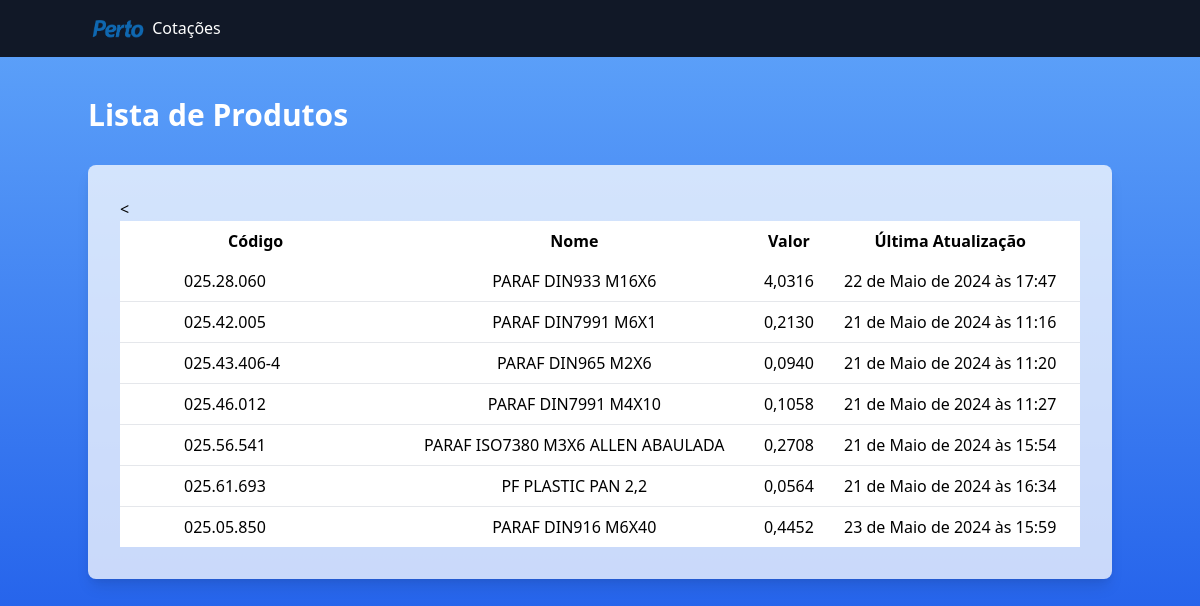
/produtos/listar/, run on an earlier commit of the app's database.
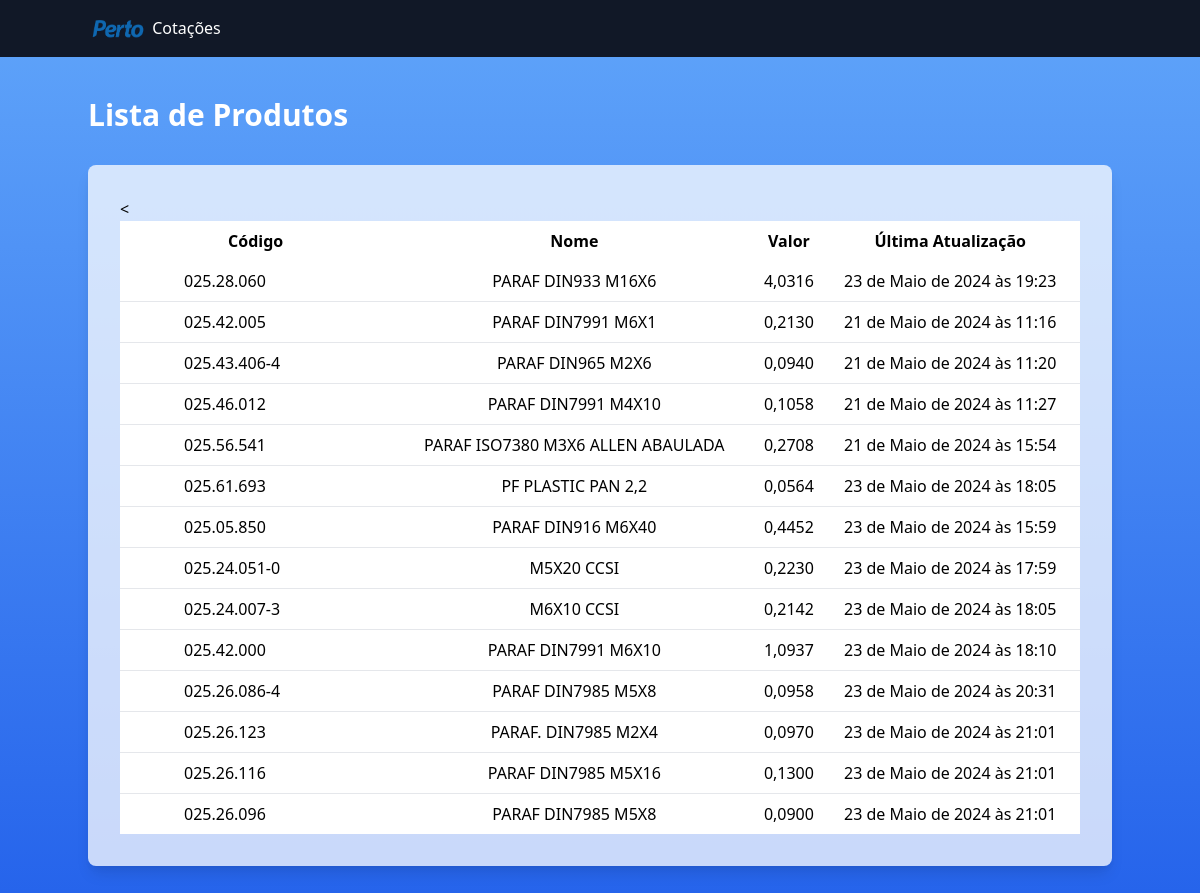
And on a later commit of the database.
### produtos/models.py (models this page shows, shortened)
class Produto(models.Model):
    codigo = models.CharField(max_length=20, unique=True)
    nome = models.CharField(max_length=100)
    descricao_longa = models.TextField()
    valor = models.DecimalField(max_digits=10, decimal_places=4)
    data_ultima_atualizacao = models.DateTimeField(auto_now=True)
    cotacao_efetivada = models.BooleanField(default=False)
    valor_efetivacao = models.DecimalField(max_digits=10, decimal_places=2, null=True, blank=True)
    data_efetivacao = models.DateField(null=True, blank=True)

### produtos/views.py (the view)
# urls.py: path('listar/', views.listar_produtos, name='listar_produtos'),  # Nova URL para listar produtos
def listar_produtos(request):
    produtos = Produto.objects.all()
    return render(request, 'produtos/listar_produtos.html', {'produtos': produtos})

### produtos/templates/produtos/listar_produtos.html (shortened to what this page needs)
{% load static %}
<!DOCTYPE html>
<html>
<head>
    <link rel="stylesheet" href="https://cdnjs.cloudflare.com/ajax/libs/font-awesome/5.15.4/css/all.min.css">
    <link href="https://cdn.jsdelivr.net/npm/tailwindcss@2.2.19/dist/tailwind.min.css" rel="stylesheet">
    <script src="https://cdn.jsdelivr.net/npm/tailwindcss@2.2.19/dist/tailwind.min.js"></script>
</head>
<body class="bg-gradient-to-b from-blue-400 to-blue-600">
    <nav class="bg-gray-900 text-white">
        <div class="container mx-auto py-4">
            <a class="navbar-brand" href="{% url 'consultar_produto' %}">
                <img src="{% static 'bootstrap/css/logo-perto.png' %}" alt="Logo" width="60" height="34" class="inline-block align-text-top">
                Cotações
            </a>
        </div>
    </nav>
    <div class="container mx-auto py-10">
        <h1 class="text-3xl font-bold mb-8 text-white">Lista de Produtos</h1>
        <div class="bg-white bg-opacity-75 p-8 rounded-lg shadow-lg">
            <table class="min-w-full bg-white">
                <thead>
                    <tr>
                        <th class="py-2">Código</th>
                        <th class="py-2">Nome</th>
                        <th class="py-2">Valor</th>
                        <th class="py-2">Última Atualização</th>
                    </tr>
                </thead>
                <<tbody class="divide-y divide-cyan-600 text-center">
                    {% for produto in produtos %}
                    <tr class="hover:bg-gray-200 cursor-pointer" onclick="openModal('{{ produto.codigo }}')">
                        <td class="py-2 p-16 text-justify">{{ produto.codigo }}</td>
                        <td class="py-2">{{ produto.nome }}</td>
                        <td class="py-2">{{ produto.valor }}</td>
                        <td class="py-2">{{ produto.data_ultima_atualizacao }}</td>
                    </tr>
                    {% endfor %}
                </tbody>
            </table>
        </div>
    </div>
</body>
</html>

What changed in the data, as far as the page shows it:
changed Produto "PARAF DIN933 M16X6": data_ultima_atualizacao "22 de Maio de 2024 às 17:47" → "23 de Maio de 2024 às 19:23"
changed Produto "PF PLASTIC PAN 2,2": data_ultima_atualizacao "21 de Maio de 2024 às 16:34" → "23 de Maio de 2024 às 18:05"
added Produto: codigo "025.24.051-0", nome "M5X20 CCSI", valor "0,2230", data_ultima_atualizacao "23 de Maio de 2024 às 17:59"
added Produto: codigo "025.24.007-3", nome "M6X10 CCSI", valor "0,2142", data_ultima_atualizacao "23 de Maio de 2024 às 18:05"
added Produto: codigo "025.42.000", nome "PARAF DIN7991 M6X10", valor "1,0937", data_ultima_atualizacao "23 de Maio de 2024 às 18:10"
added Produto: codigo "025.26.086-4", nome "PARAF DIN7985 M5X8", valor "0,0958", data_ultima_atualizacao "23 de Maio de 2024 às 20:31"
added Produto: codigo "025.26.123", nome "PARAF. DIN7985 M2X4", valor "0,0970", data_ultima_atualizacao "23 de Maio de 2024 às 21:01"
added Produto: codigo "025.26.116", nome "PARAF DIN7985 M5X16", valor "0,1300", data_ultima_atualizacao "23 de Maio de 2024 às 21:01"
added Produto: codigo "025.26.096", nome "PARAF DIN7985 M5X8", valor "0,0900", data_ultima_atualizacao "23 de Maio de 2024 às 21:01"
